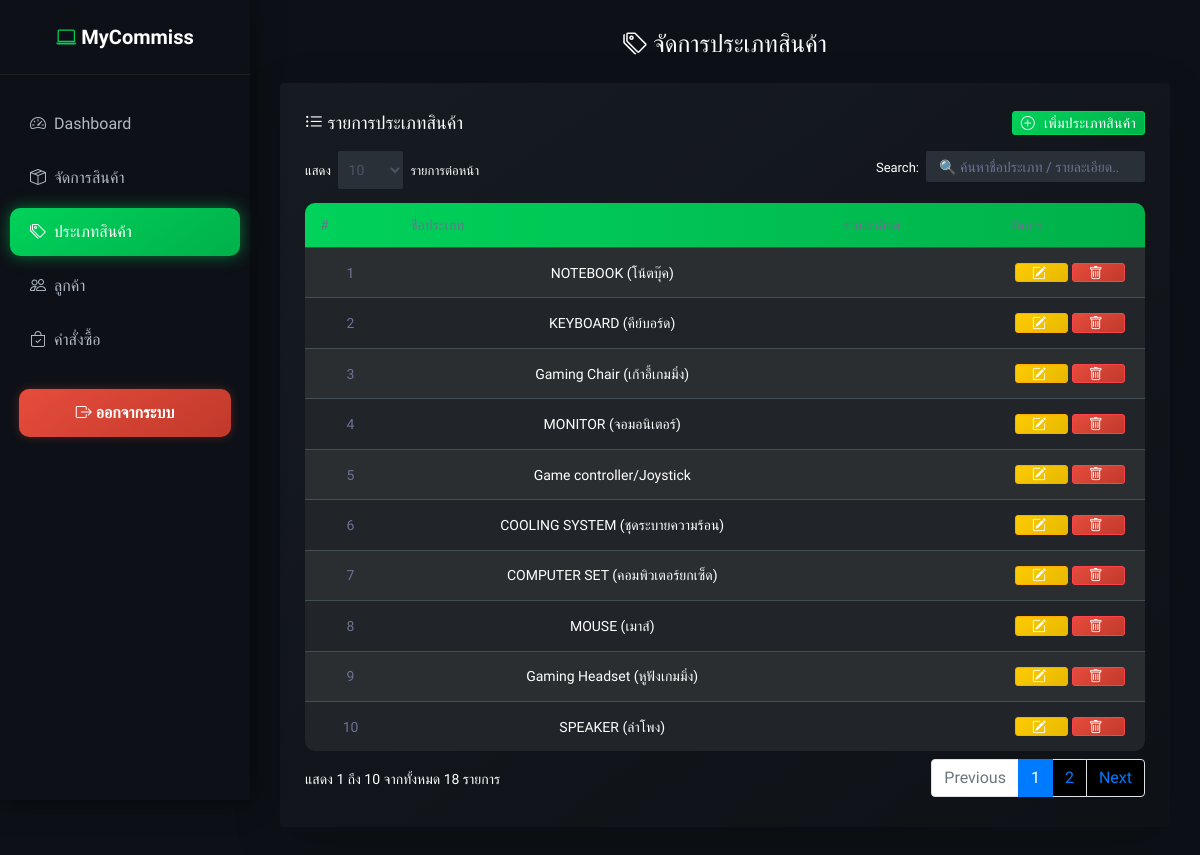
The app's page /admin/categories/categories.php with its own data.
### tables this page shows
CREATE TABLE `category` (
  `cat_id` int(11) NOT NULL,
  `cat_name` varchar(255) NOT NULL,
  `cat_description` varchar(255) DEFAULT NULL
);

### admin/categories/categories.php (the view, shortened to what this page needs)
<?php
include __DIR__ . "/../../admin/partials/connectdb.php";
$stmt = $conn->query("SELECT * FROM category ORDER BY cat_id ASC");
$cats = $stmt->fetchAll(PDO::FETCH_ASSOC);
?>
<h3 class="mb-4 text-center fw-bold text-white">
  <i class="bi bi-tags"></i> จัดการประเภทสินค้า
</h3>
<div class="card shadow-lg border-0"
     style="background:linear-gradient(145deg,#161b22,#0e1116);border:1px solid #2c313a;">
  <div class="card-body">
    <div class="d-flex justify-content-between align-items-center mb-3 flex-wrap gap-2">
      <h4 class="text-light fw-semibold mb-0">
        <i class="bi bi-list-ul"></i> รายการประเภทสินค้า
      </h4>
      <a href="category_add.php" class="btn btn-success btn-sm">
        <i class="bi bi-plus-circle"></i> เพิ่มประเภทสินค้า
      </a>
    </div>
    <div class="table-responsive">
      <table id="dataTable" class="table table-dark table-striped text-center align-middle mb-0"
             style="border-radius:10px;overflow:hidden;">
        <thead style="background:linear-gradient(90deg,#00d25b,#00b14a);color:#111;font-weight:600;">
          <tr>
            <th style="width:50px;">#</th>
            <th>ชื่อประเภท</th>
            <th>รายละเอียด</th>
            <th style="width:120px;">จัดการ</th>
          </tr>
        </thead>
        <tbody>
          <?php if (empty($cats)): ?>
            <tr>
              <td colspan="4" class="text-center text-muted py-4">
                <i class="bi bi-info-circle"></i> ยังไม่มีข้อมูลประเภทสินค้า
              </td>
            </tr>
          <?php else: ?>
            <?php foreach ($cats as $i => $c): ?>
              <tr>
                <td><?= $i + 1 ?></td>
                <td class="text-white"><?= htmlspecialchars($c['cat_name']) ?></td>
                <td class="text-light"><?= htmlspecialchars($c['cat_description'] ?? '-') ?></td>
                <td>
                  <a href="category_edit.php?id=<?= $c['cat_id'] ?>"
                     class="btn btn-warning btn-sm me-1" title="แก้ไข">
                    <i class="bi bi-pencil-square"></i>
                  </a>
                  <a href="category_delete.php?id=<?= $c['cat_id'] ?>"
                     class="btn btn-danger btn-sm" title="ลบ"
                     onclick="return confirm('ยืนยันการลบประเภทสินค้านี้หรือไม่?')">
                    <i class="bi bi-trash"></i>
                  </a>
                </td>
              </tr>
            <?php endforeach; ?>
          <?php endif; ?>
        </tbody>
      </table>
    </div>
  </div>
</div>
<?php
include __DIR__ . "/../partials/layout.php";
?>
<link rel="stylesheet" href="https://cdn.datatables.net/1.13.6/css/dataTables.bootstrap5.min.css">

### admin/partials/layout.php (style rules this page uses)
body { background: #0d1117; color: #fff; overflow-x: hidden; font-family: 'Prompt', sans-serif; margin: 0; }

### records on screen
category: cat_name "NOTEBOOK (โน้ตบุ๊ค)"
category: cat_name "KEYBOARD (คีย์บอร์ด)"
category: cat_name "Gaming Chair (เก้าอี้เกมมิ่ง)"
category: cat_name "MONITOR (จอมอนิเตอร์)"
category: cat_name "Game controller/Joystick"
category: cat_name "COOLING SYSTEM (ชุดระบายความร้อน)"
category: cat_name "COMPUTER SET (คอมพิวเตอร์ยกเซ็ด)"
category: cat_name "MOUSE (เมาส์)"
category: cat_name "Gaming Headset (หูฟังเกมมิ่ง)"
category: cat_name "SPEAKER (ลำโพง)"
